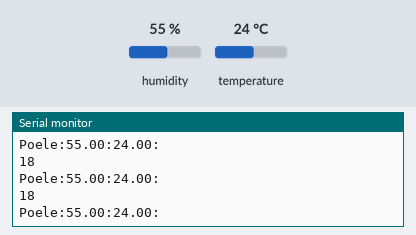
Bench run of a sketch on a simulated Arduino Uno, built with avr-gcc and run on an emulated ATmega328P. Parts: the last lines printed to the serial monitor. The inputs (shaded band) are chosen by the test bench; at power-on: humidity 55 %, temperature 24 °C. No radio packets arrive unless stated.

Above: at 3.9 s.
4.0 s: humidity set to 22 %
At 6.9 s:
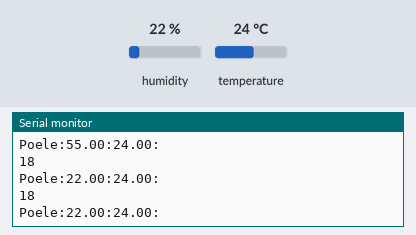
7.0 s: temperature set to 12 °C
At 9.3 s:
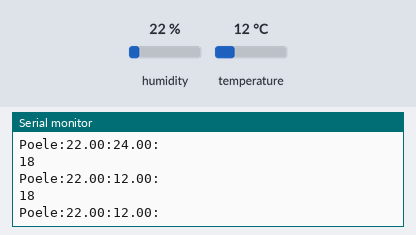
10.0 s: humidity set to 40 %
At 13.5 s:
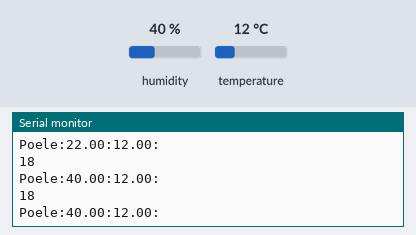
Timing chart, 0 to 15.0 s (numbered marks = the images above; inputs shaded):
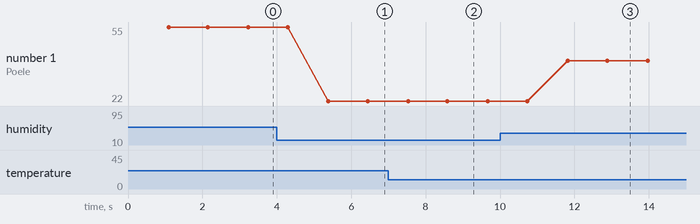

Measured:
- after the input at 4.0 s, the serial monitor: prints a new line after 1.4 s (image 1)
- after the input at 7.0 s, the serial monitor: prints a new line after 0.53 s (image 2)
- after the input at 10.0 s, the serial monitor: prints a new line after 1.8 s (image 3)
- plotted number 1: 55 → 22 after the input at 4.0 s, 22 → 40 after the input at 10.0 s

The sketch:

TransmitterPoele.ino
```cpp
/*
  433 MHz RF Module Transmitter Demonstration 2
  RF-Xmit-Demo-2.ino
  Demonstrates 433 MHz RF Transmitter Module with DHT-22 Sensor
  Use with Receiver Demonstration 2
  DroneBot Workshop 2018
  https://dronebotworkshop.com
*/
// Include RadioHead Amplitude Shift Keying Library
#include <RH_ASK.h>
// Include dependant SPI Library
#include <SPI.h>

// Include DHT Libraries from Adafruit
// Dependant upon Adafruit_Sensors Library
#include "DHT.h";

// Define Constants
#define DHTPIN 7       // DHT-22 Output Pin connection
#define DHTTYPE DHT11   // DHT Type is DHT 22 (AM2302)

// Define Variables
float hum;    // Stores humidity value in percent
float temp;   // Stores temperature value in Celcius

// Define output strings
const String str_TransmitID = "Poele"; //Poele
const String sep = ":";
String str_humid;
String str_temp;
String str_out;

// Create Amplitude Shift Keying Object
RH_ASK rf_driver;

// Initialize DHT sensor for normal 16mhz Arduino
DHT dht(DHTPIN, DHTTYPE);

void setup() {

  // Initialize ASK Object
  rf_driver.init();
  // Start DHT Sensor
  dht.begin();
  Serial.begin(9600);

}
void loop()
{
    delay(1000);  // Delay so DHT-22 sensor can stabilize
               //original delay 500
    hum = dht.readHumidity();  // Get Humidity value
    temp= dht.readTemperature();  // Get Temperature value

    // Convert Humidity to string
    str_humid = String(hum);

    // Convert Temperature to string
    str_temp = String(temp);

    // Combine Humidity and Temperature
    //Update 29 april 29 2020
    //COM PROTOCOL --- ID:HUMIDITY:TEMPERATURE
    str_out = str_TransmitID+sep+ str_humid +sep+str_temp+sep;
    // Compose output character
    static char *msg = str_out.c_str();

    rf_driver.send((uint8_t *)msg, strlen(msg));
    rf_driver.waitPacketSent();

    Serial.println(strlen(msg));
    Serial.println(str_out);
    //mySwitch.send(13981443,24);//(((ADD)))
    //delay(6000);
}
```
